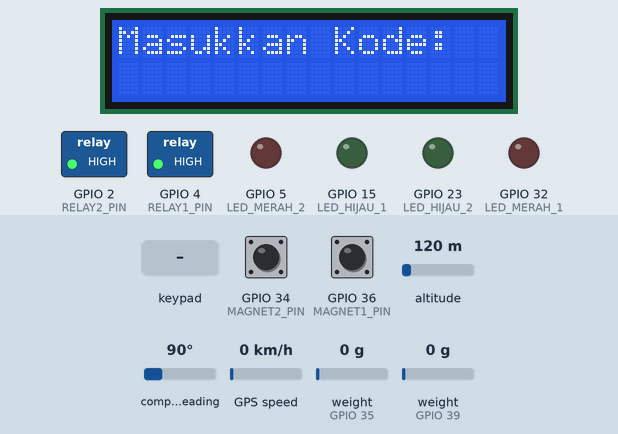
This sketch was run on a simulated ESP32. On the bench: 16×2 character LCD, switched loads named in the sketch (green lamp = pin HIGH), output pins drawn as LEDs (lit = HIGH). The test bench sets the inputs (shaded band); at power-on: GPIO 34 (MAGNET2_PIN) HIGH, GPIO 36 (MAGNET1_PIN) HIGH, altitude 120 m, compass heading 90°, GPS speed 0 km/h, weight on the scale (sensors on GPIO 35, GPIO 39) 0 g. WiFi joins after 1.5 s; servers stay silent unless stated; uploads are accepted with an empty reply; the local clock reads 2024-03-15 10:24:30 at power-on unless the sketch sets it; the GPS gets a fix after 3 s at 37.7749, -122.4194 with 8 satellites; what the sketch prints to the serial monitor is not drawn.

Above: at 6.5 s.
6.6 s: keypad keys 2 6 2 5 3 3 # pressed 0.4 s apart
At 10.2 s:
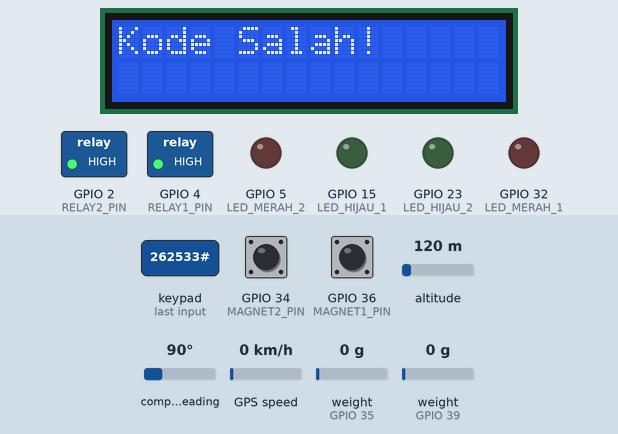
10.9 s: key '1' pressed
At 11.9 s:
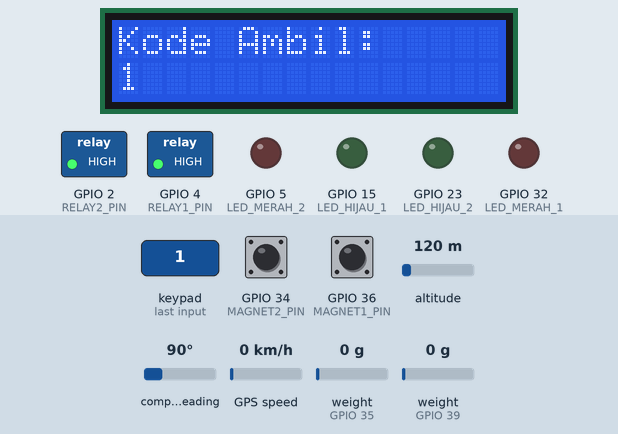
12.4 s: keypad keys 1 2 3 4 1 2 3 4 # pressed 0.4 s apart
At 14.1 s:
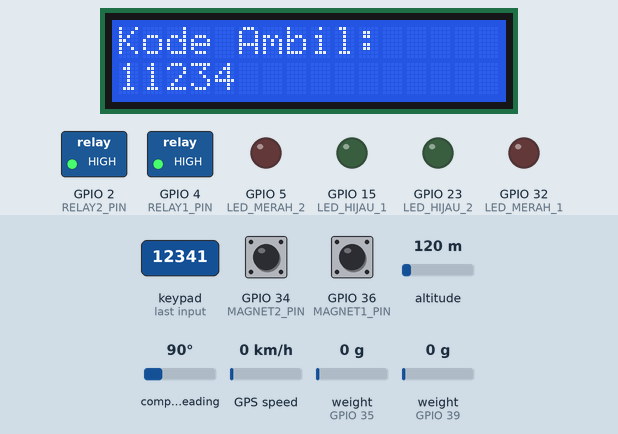
17.5 s: key '3' pressed
At 18.3 s:
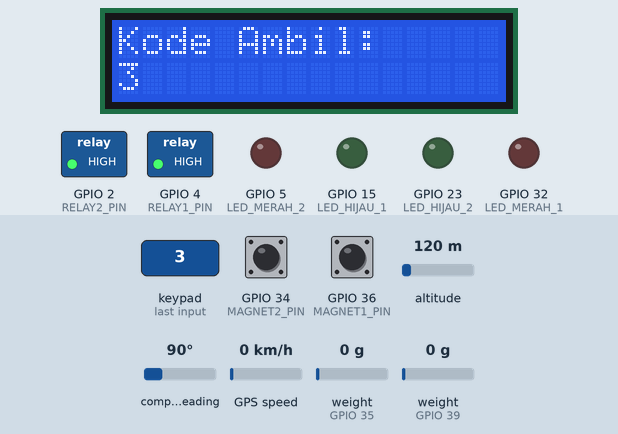
Timing chart, 0 to 20.5 s (numbered marks = the images above; inputs shaded):
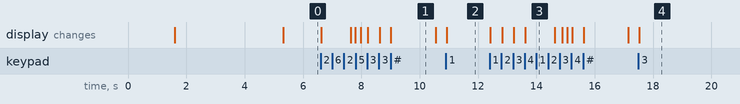

Measured:
- after the input at 6.6 s, the display: first changes at once (image 1 shows a later state)
- after the input at 10.9 s, the display: changes at once (image 2)
- after the input at 12.4 s, the display: first changes at once (image 3 shows a later state)
- after the input at 17.5 s, the display: changes at once (image 4)
- what the display in image 1 shows lasts 1.5 s, from 9.0 s to 10.5 s

The sketch:

Kirimsemuadata.ino
```cpp
// =================================================================
//        SKETCH TERPADU DENGAN SUPABASE VIA HTTPCLIENT
// =================================================================

// ---------------- LIBRARY ----------------
#include <WiFi.h>
#include <HTTPClient.h>
#include <Wire.h>
#include <HX711.h>
#include <Keypad.h>
#include <LiquidCrystal_I2C.h>
#include <RTClib.h>
#include <TinyGPSPlus.h>
#include <Arduino_JSON.h>

// ---------------- KONFIGURASI KONEKSI (WAJIB DIISI) ----------------
const char* WIFI_SSID = "Stev";
const char* WIFI_PASSWORD = "12341234";

String supabaseUrl = "https://swixpgqbndtgiyysaqrn.supabase.co";
String supabaseAnonKey = "eyJhbGciOiJIUzI1NiIsInR5cCI6IkpXVCJ9.eyJpc3MiOiJzdXBhYmFzZSIsInJlZiI6InN3aXhwZ3FibmR0Z2l5eXNhcXJuIiwicm9sZSI6ImFub24iLCJpYXQiOjE3NTIzNTExMjksImV4cCI6MjA2NzkyNzEyOX0.DiPalpI_oFtPWVuvb7DK5XZyKl7mj7yKrhwbJycMakM"; // Ganti dengan Anon Key Supabase Anda

// ---------------- ID LACI DI DATABASE (WAJIB DIISI) ----------------
String laci1Id = "299a21dc-afac-4078-816c-2454adfb34f2";
String laci2Id = "a9bcb51c-c979-4417-952b-871ce500071b";

// ---------------- PIN MAPPING ----------------
const int LOADCELL1_DOUT = 35;
const int LOADCELL1_SCK  = 18;
const int LOADCELL2_DOUT = 39;
const int LOADCELL2_SCK  = 19;
const int MAGNET1_PIN = 36;
const int MAGNET2_PIN = 34;
const int GPS_RX_PIN = 16;
const int GPS_TX_PIN = 17;
const int RELAY1_PIN = 4;
const int RELAY2_PIN = 2;
//---
const int LED_HIJAU_1 = 15;
const int LED_MERAH_1 = 32;
const int LED_HIJAU_2 = 23;
const int LED_MERAH_2 = 5;

const byte ROWS = 4;
const byte COLS = 3;
byte rowPins[ROWS] = {13, 12, 14, 27};
byte colPins[COLS] = {26, 25, 33};

// ---------------- OBJEK PERANGKAT ----------------
HX711 scale1;
HX711 scale2;
TinyGPSPlus gps;
HardwareSerial SerialGPS(2);
LiquidCrystal_I2C lcd(0x27, 16, 2);
RTC_DS3231 rtc;
char keys[ROWS][COLS] = {{'1','2','3'}, {'4','5','6'}, {'7','8','9'}, {'*','0','#'}};
Keypad keypad = Keypad(makeKeymap(keys), rowPins, colPins, ROWS, COLS);

// ---------------- VARIABEL GLOBAL ----------------
float cal1 = -44938.971;
float cal2 = -104.586;
volatile float weight1 = 0.0, weight2 = 0.0;
volatile bool door1_closed = false, door2_closed = false;
volatile float gpsLat = 0.0, gpsLng = 0.0;
volatile bool gpsValid = false;
String keypadBuffer = "";

// Variabel untuk menyimpan kode ambil yang aktif
String activeCodeLaci1 = "";
String activeCodeLaci2 = "";

unsigned long lastSerialPrint = 0, lastSupabaseUpdate = 0, lastCodeFetch = 0;
unsigned long lastRemoteCheck = 0;
const unsigned long SERIAL_PRINT_INTERVAL = 2000;
const unsigned long SUPABASE_UPDATE_INTERVAL = 7000;
const unsigned long CODE_FETCH_INTERVAL = 60000;
const unsigned long REMOTE_CHECK_INTERVAL = 3000;


// --- FUNGSI-FUNGSI ---
// [FITUR BARU] Cek perintah buka laci dari database
void checkRemoteUnlock() {
  if (WiFi.status() != WL_CONNECTED) return;
  HTTPClient http;

  // Perbarui query untuk mengambil kolom 'status' dari tabel 'laci'
  String url = supabaseUrl + "/rest/v1/laci?select=id,terkunci,status";

  http.begin(url);
  http.addHeader("apikey", supabaseAnonKey);
  http.addHeader("Authorization", "Bearer " + supabaseAnonKey);

  int httpResponseCode = http.GET();
  if (httpResponseCode == 200) {
    String payload = http.getString();
    JSONVar jsonPayload = JSON.parse(payload);

    if (JSON.typeof(jsonPayload) == "array") {
      for (int i = 0; i < jsonPayload.length(); i++) {
        String laciId = (const char*) jsonPayload[i]["id"];
        bool isLocked = (bool) jsonPayload[i]["terkunci"];
        String statusLaci = (const char*) jsonPayload[i]["status"]; // Ambil status laci

        // --- [TAMBAHKAN INI] Logika untuk Kontrol LED ---
        if (laciId == laci1Id) {
          if (statusLaci == "terisi") {
            digitalWrite(LED_MERAH_1, HIGH);
            digitalWrite(LED_HIJAU_1, LOW);
          } else { // Asumsi status lainnya adalah "kosong"
            digitalWrite(LED_MERAH_1, LOW);
            digitalWrite(LED_HIJAU_1, HIGH);
          }
        } else if (laciId == laci2Id) {
          if (statusLaci == "terisi") {
            digitalWrite(LED_MERAH_2, HIGH);
            digitalWrite(LED_HIJAU_2, LOW);
          } else { // Asumsi status lainnya adalah "kosong"
            digitalWrite(LED_MERAH_2, LOW);
            digitalWrite(LED_HIJAU_2, HIGH);
          }
        }
        // ------------------------------------------------

        // Logika remote unlock (tidak berubah)
        if (!isLocked) {
          if (laciId == laci1Id) digitalWrite(RELAY1_PIN, LOW);
          else if (laciId == laci2Id) digitalWrite(RELAY2_PIN, LOW);
        } else {
          if (laciId == laci1Id) digitalWrite(RELAY1_PIN, HIGH);
          else if (laciId == laci2Id) digitalWrite(RELAY2_PIN, HIGH);
        }
      }
    }
  }
  http.end();
}


// [LOGIKA KODE AMBIL] Fungsi yang dijalankan setelah kode benar
void processCorrectCode(String code, int relayPin) {
  digitalWrite(relayPin, LOW); // Buka kunci
  lcd.clear();
  lcd.print("Laci Terbuka!");

  DateTime now = rtc.now();
  char now_iso[25];
  sprintf(now_iso, "%04d-%02d-%02dT%02d:%02d:%02dZ", now.year(), now.month(), now.day(), now.hour(), now.minute(), now.second());
  String titipanPayload = "{\"waktu_diambil\":\"" + String(now_iso) + "\", \"status\":\"diambil\"}";

  HTTPClient http;
  String titipanUrl = supabaseUrl + "/rest/v1/titipan?kode_ambil=eq." + code;
  http.begin(titipanUrl);
  http.addHeader("apikey", supabaseAnonKey);
  http.addHeader("Authorization", "Bearer " + supabaseAnonKey);
  http.addHeader("Content-Type", "application/json");
  http.PATCH(titipanPayload);
  http.end();

  String laciIdToUpdate = (relayPin == RELAY1_PIN) ? laci1Id : laci2Id;
  String laciPayload = "{\"status\":\"kosong\"}";
  patchToSupabase("laci", laciIdToUpdate, laciPayload);

  if (relayPin == RELAY1_PIN) {
    activeCodeLaci1 = "";
    Serial.println("Variabel activeCodeLaci1 dikosongkan.");
  } else if (relayPin == RELAY2_PIN) {
    activeCodeLaci2 = "";
    Serial.println("Variabel activeCodeLaci2 dikosongkan.");
  }

  lcd.setCursor(0, 1);
  lcd.print("Tutup Kembali");

  int magnetPin = (relayPin == RELAY1_PIN) ? MAGNET1_PIN : MAGNET2_PIN;
  while (digitalRead(magnetPin) != LOW) {
    delay(100);
  }

  digitalWrite(relayPin, HIGH); // Kunci kembali
  lcd.clear();
  lcd.print("Masukkan Kode:");
}

// [SUPABASE] Fungsi untuk mengirim permintaan PATCH
void patchToSupabase(String table, String id, String jsonPayload) {
  if (WiFi.status() != WL_CONNECTED) { return; }
  HTTPClient http;
  String url = supabaseUrl + "/rest/v1/" + table + "?id=eq." + id;
  http.begin(url);
  http.addHeader("apikey", supabaseAnonKey);
  http.addHeader("Authorization", "Bearer " + supabaseAnonKey);
  http.addHeader("Content-Type", "application/json");
  http.addHeader("Prefer", "return=minimal");
  http.PATCH(jsonPayload);
  http.end();
}

// [SUPABASE] Fungsi untuk mengirim semua data sensor
void sendSensorDataToSupabase() {
  String laci1Payload = "{\"berat_titipan\":" + String(weight1, 2) + ", \"magnetik_door\":" + (door1_closed ? "true" : "false") + "}";
  patchToSupabase("laci", laci1Id, laci1Payload);
  String laci2Payload = "{\"berat_titipan\":" + String(weight2, 2) + ", \"magnetik_door\":" + (door2_closed ? "true" : "false") + "}";
  patchToSupabase("laci", laci2Id, laci2Payload);
  if (gpsValid) {
    String gpsPayload = "{\"koordinat_lat\":" + String(gpsLat, 6) + ", \"koordinat_long\":" + String(gpsLng, 6) + "}";
    patchToSupabase("GPS", "1", gpsPayload);
  }
}

// [LOGIKA KODE AMBIL] Fungsi untuk mengambil kode aktif dari Supabase
void fetchActiveCodes() {
  if (WiFi.status() != WL_CONNECTED) return;

  HTTPClient http;
  String url = supabaseUrl + "/rest/v1/titipan?select=kode_ambil,laci_id&status=eq.dititipkan";

  http.begin(url);
  http.addHeader("apikey", supabaseAnonKey);
  http.addHeader("Authorization", "Bearer " + supabaseAnonKey);

  int httpResponseCode = http.GET();

  if (httpResponseCode == 200) {
    String payload = http.getString();
    Serial.println("Response kode aktif: " + payload);

    // Parse string JSON menjadi objek yang bisa dibaca
    JSONVar jsonPayload = JSON.parse(payload);

    // Periksa apakah parsing berhasil dan hasilnya adalah Array
    if (JSON.typeof(jsonPayload) == "array") {
      // Reset kode sebelum diisi ulang
      activeCodeLaci1 = "";
      activeCodeLaci2 = "";

      // Loop melalui setiap item di dalam array JSON
      for (int i = 0; i < jsonPayload.length(); i++) {
        String laciIdFromJson = (const char*) jsonPayload[i]["laci_id"];
        String kodeAmbilFromJson = (const char*) jsonPayload[i]["kode_ambil"];

        // Cocokkan laci_id dan simpan kodenya
        if (laciIdFromJson == laci1Id) {
          activeCodeLaci1 = kodeAmbilFromJson;
        } else if (laciIdFromJson == laci2Id) {
          activeCodeLaci2 = kodeAmbilFromJson;
        }
      }
    } else {
      Serial.println("Gagal parsing JSON, format tidak sesuai array.");
    }

    Serial.println("Kode Laci 1 tersimpan: " + activeCodeLaci1);
    Serial.println("Kode Laci 2 tersimpan: " + activeCodeLaci2);

  } else {
    Serial.printf("Gagal ambil kode, HTTP: %d\n", httpResponseCode);
  }
  http.end();
}

// Tugas untuk membaca semua sensor di Core 0
void sensorTask(void *pvParameters) {
  Serial.println("Sensor Task dimulai di Core 0.");
  for (;;) {
    while (SerialGPS.available() > 0) gps.encode(SerialGPS.read());
    if (gps.location.isUpdated() && gps.location.isValid()) {
      gpsLat = gps.location.lat();
      gpsLng = gps.location.lng();
      gpsValid = true;
    }
    if (scale1.is_ready()) weight1 = scale1.get_units(10);
    if (scale2.is_ready()) weight2 = scale2.get_units(10);
    door1_closed = (digitalRead(MAGNET1_PIN) == LOW);
    door2_closed = (digitalRead(MAGNET2_PIN) == LOW);
    vTaskDelay(100 / portTICK_PERIOD_MS);
  }
}

// ---------------- SETUP ----------------
void setup() {
  Serial.begin(115200);
  pinMode(MAGNET1_PIN, INPUT_PULLUP);
  pinMode(MAGNET2_PIN, INPUT_PULLUP);
  pinMode(RELAY1_PIN, OUTPUT);
  pinMode(RELAY2_PIN, OUTPUT);
  digitalWrite(RELAY1_PIN, HIGH);
  digitalWrite(RELAY2_PIN, HIGH);
  //--
  pinMode(LED_HIJAU_1, OUTPUT);
  pinMode(LED_MERAH_1, OUTPUT);
  pinMode(LED_HIJAU_2, OUTPUT);
  pinMode(LED_MERAH_2, OUTPUT);
  digitalWrite(LED_HIJAU_1, LOW);
  digitalWrite(LED_MERAH_1, LOW);
  digitalWrite(LED_HIJAU_2, LOW);
  digitalWrite(LED_MERAH_2, LOW);
  Wire.begin();

  lcd.init();
  lcd.backlight();
  lcd.clear();
  lcd.print("Hubungkan WiFi..");

  WiFi.begin(WIFI_SSID, WIFI_PASSWORD);
  while (WiFi.status() != WL_CONNECTED) {
    delay(500); Serial.print("."); lcd.print(".");
  }
  Serial.println("\nWiFi Terhubung!");
  lcd.clear(); lcd.print("WiFi Terhubung!");
  delay(1500);

  if (!rtc.begin()) Serial.println("ERROR: RTC tidak ditemukan!");
  else if (rtc.lostPower()) rtc.adjust(DateTime(F(__DATE__), F(__TIME__)));

  scale1.begin(LOADCELL1_DOUT, LOADCELL1_SCK);
  scale1.set_scale(cal1);
  scale1.tare();
  scale2.begin(LOADCELL2_DOUT, LOADCELL2_SCK);
  scale2.set_scale(cal2);
  scale2.tare();

  SerialGPS.begin(9600, SERIAL_8N1, GPS_RX_PIN, GPS_TX_PIN);

  xTaskCreatePinnedToCore(sensorTask, "SensorTask", 10000, NULL, 1, NULL, 0);

  fetchActiveCodes();

  lcd.clear();
  lcd.print("Masukkan Kode:");
}

// ---------------- LOOP UTAMA ----------------
void loop() {
  char k = keypad.getKey();
  if (k) {
    if (k == '*') {
      keypadBuffer = "";
    } else if (k == '#') {
      if (keypadBuffer == activeCodeLaci1 && activeCodeLaci1 != "") {
        processCorrectCode(keypadBuffer, RELAY1_PIN);
      } else if (keypadBuffer == activeCodeLaci2 && activeCodeLaci2 != "") {
        processCorrectCode(keypadBuffer, RELAY2_PIN);
      } else {
        lcd.clear();
        lcd.print("Kode Salah!");
        delay(1500);
      }
      keypadBuffer = "";
    } else {
      keypadBuffer += k;
    }
    lcd.clear();
    lcd.setCursor(0, 0);
    lcd.print("Kode Ambil:");
    lcd.setCursor(0, 1);
    lcd.print(keypadBuffer);
  }

  unsigned long now = millis();

  if (now - lastRemoteCheck >= REMOTE_CHECK_INTERVAL) {
    lastRemoteCheck = now;
    checkRemoteUnlock();
  }

  if (now - lastCodeFetch >= CODE_FETCH_INTERVAL) {
    lastCodeFetch = now;
    fetchActiveCodes();
  }
  if (now - lastSupabaseUpdate >= SUPABASE_UPDATE_INTERVAL) {
    lastSupabaseUpdate = now;
    sendSensorDataToSupabase();
  }

  if (now - lastSerialPrint >= SERIAL_PRINT_INTERVAL) {
    lastSerialPrint = now;

    DateTime t = rtc.now();
    char timeBuf[32];
    sprintf(timeBuf, "%04d-%02d-%02d %02d:%02d:%02d", t.year(), t.month(), t.day(), t.hour(), t.minute(), t.second());

    Serial.println("\n---- STATUS SENSOR ----");
    Serial.print("Waktu RTC   : "); Serial.println(timeBuf);
    Serial.print("Berat 1     : "); Serial.print(weight1, 3); Serial.println(" kg");
    Serial.print("Berat 2     : "); Serial.print(weight2, 3); Serial.println(" kg");
    Serial.print("Pintu 1     : "); Serial.println(door1_closed ? "Tertutup" : "Terbuka");
    Serial.print("Pintu 2     : "); Serial.println(door2_closed ? "Tertutup" : "Terbuka");
    Serial.print("GPS         : ");
    if (gpsValid) {
      Serial.print(gpsLat, 6); Serial.print(", "); Serial.println(gpsLng, 6);
    } else {
      Serial.println("Mencari sinyal...");
    }
    Serial.println("-----------------------");
  }
}
```
